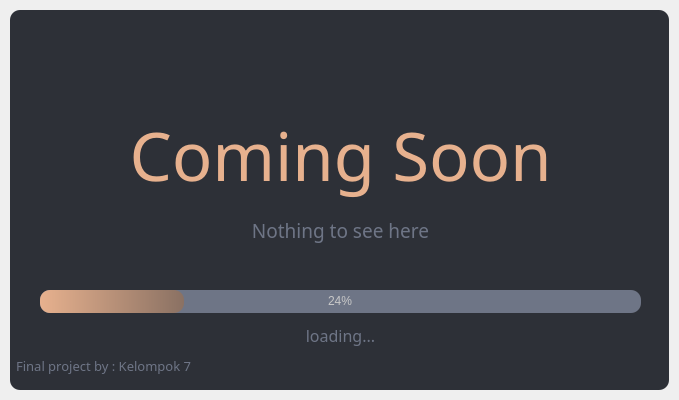
<?xml version="1.0" encoding="UTF-8"?>
<ui version="4.0">
 <class>Loading</class>
 <widget class="QMainWindow" name="Loading">
  <property name="geometry">
   <rect>
    <x>0</x>
    <y>0</y>
    <width>679</width>
    <height>400</height>
   </rect>
  </property>
  <property name="windowTitle">
   <string>MainWindow</string>
  </property>
  <widget class="QWidget" name="centralwidget">
   <layout class="QGridLayout" name="gridLayout">
    <property name="leftMargin">
     <number>10</number>
    </property>
    <property name="topMargin">
     <number>10</number>
    </property>
    <property name="rightMargin">
     <number>10</number>
    </property>
    <property name="bottomMargin">
     <number>10</number>
    </property>
    <item row="0" column="0">
     <widget class="QFrame" name="shadow">
      <property name="styleSheet">
       <string notr="true">QFrame{
	background-color: rgb(45, 48, 55);
	color: rgb(220, 220, 220);
	border-radius: 10px;
}</string>
      </property>
      <property name="frameShape">
       <enum>QFrame::StyledPanel</enum>
      </property>
      <property name="frameShadow">
       <enum>QFrame::Raised</enum>
      </property>
      <widget class="QLabel" name="label_title">
       <property name="geometry">
        <rect>
         <x>0</x>
         <y>10</y>
         <width>661</width>
         <height>181</height>
        </rect>
       </property>
       <property name="font">
        <font>
         <family>Casta</family>
         <pointsize>50</pointsize>
        </font>
       </property>
       <property name="styleSheet">
        <string notr="true">color: #E7B18E;</string>
       </property>
       <property name="text">
        <string>&lt;html&gt;&lt;head/&gt;&lt;body&gt;&lt;p&gt;Coming Soon&lt;/p&gt;&lt;/body&gt;&lt;/html&gt;</string>
       </property>
       <property name="alignment">
        <set>Qt::AlignBottom|Qt::AlignHCenter</set>
       </property>
      </widget>
      <widget class="QLabel" name="label_desc">
       <property name="geometry">
        <rect>
         <x>0</x>
         <y>190</y>
         <width>661</width>
         <height>61</height>
        </rect>
       </property>
       <property name="font">
        <font>
         <family>Gramatika-Medium</family>
         <pointsize>14</pointsize>
        </font>
       </property>
       <property name="styleSheet">
        <string notr="true">color: rgb(110, 117, 134);</string>
       </property>
       <property name="text">
        <string>Nothing to see here</string>
       </property>
       <property name="alignment">
        <set>Qt::AlignCenter</set>
       </property>
      </widget>
      <widget class="QProgressBar" name="progressBar">
       <property name="geometry">
        <rect>
         <x>30</x>
         <y>280</y>
         <width>601</width>
         <height>23</height>
        </rect>
       </property>
       <property name="styleSheet">
        <string notr="true">QProgressBar{
	background-color: rgb(110, 117, 134);
	color: rgb(200, 200, 200);
	border-style: none;
	border-radius:10px;
	text-align: center;
}

QProgressBar::chunk{
	background-color: qlineargradient(spread:pad, x1:0, y1:0.46, x2:1, y2:0.46, stop:0 rgba(231, 177, 142, 255), stop:1 rgba(138, 113, 99, 255));
	border-radius: 10px;
}</string>
       </property>
       <property name="value">
        <number>24</number>
       </property>
      </widget>
      <widget class="QLabel" name="label_loading">
       <property name="geometry">
        <rect>
         <x>0</x>
         <y>310</y>
         <width>661</width>
         <height>31</height>
        </rect>
       </property>
       <property name="font">
        <font>
         <family>Gramatika-Medium</family>
         <pointsize>12</pointsize>
        </font>
       </property>
       <property name="styleSheet">
        <string notr="true">color: rgb(110, 117, 134);</string>
       </property>
       <property name="text">
        <string>loading...</string>
       </property>
       <property name="alignment">
        <set>Qt::AlignCenter</set>
       </property>
      </widget>
      <widget class="QLabel" name="label_credits">
       <property name="geometry">
        <rect>
         <x>0</x>
         <y>340</y>
         <width>181</width>
         <height>31</height>
        </rect>
       </property>
       <property name="font">
        <font>
         <family>Gramatika-Medium</family>
         <pointsize>10</pointsize>
        </font>
       </property>
       <property name="styleSheet">
        <string notr="true">color: rgb(110, 117, 134);</string>
       </property>
       <property name="text">
        <string>Final project by : Kelompok 7</string>
       </property>
       <property name="alignment">
        <set>Qt::AlignRight|Qt::AlignTrailing|Qt::AlignVCenter</set>
       </property>
      </widget>
     </widget>
    </item>
   </layout>
  </widget>
 </widget>
 <resources/>
 <connections/>
</ui>
